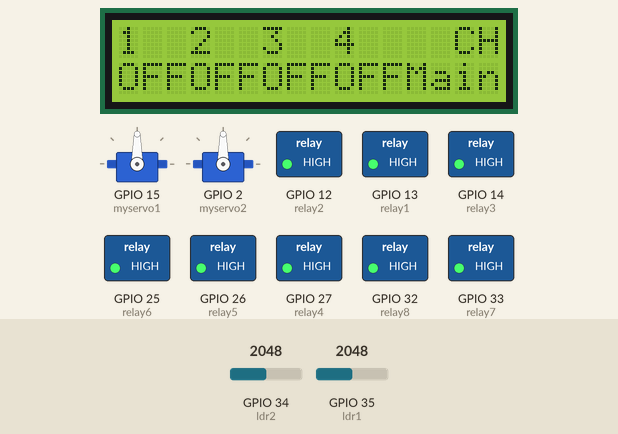
Recording of a sketch running on a simulated ESP32. On the bench: 2 × servo, 16×2 character LCD, switched loads named in the sketch (green lamp = pin HIGH). The test bench sets the inputs (shaded band); at power-on: GPIO 34 (ldr2) = 2048, GPIO 35 (ldr1) = 2048. WiFi joins after 1.5 s; servers stay silent unless stated.

Above: at 3.2 s.
3.3 s: GPIO 34 (ldr2) set to 2110
At 4.22 s:
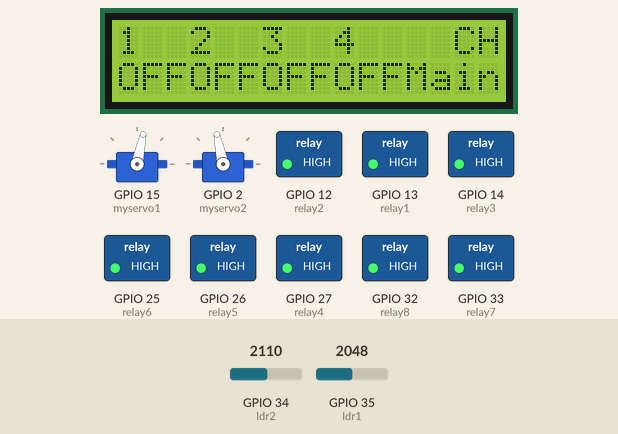
5.7 s: GPIO 35 (ldr1) set to 2125
At 5.7 s:
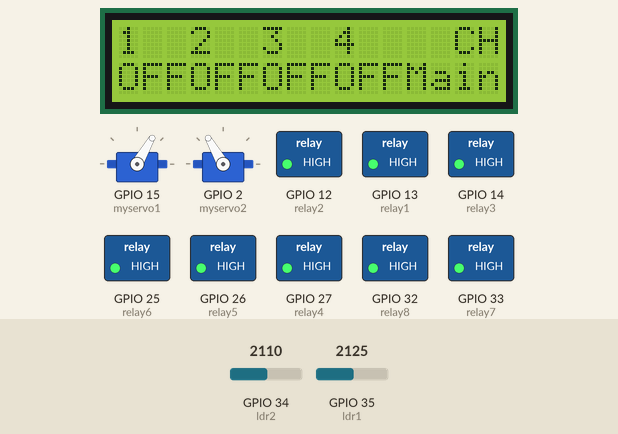
7.2 s: GPIO 35 (ldr1) set to 2047
At 8.11 s:
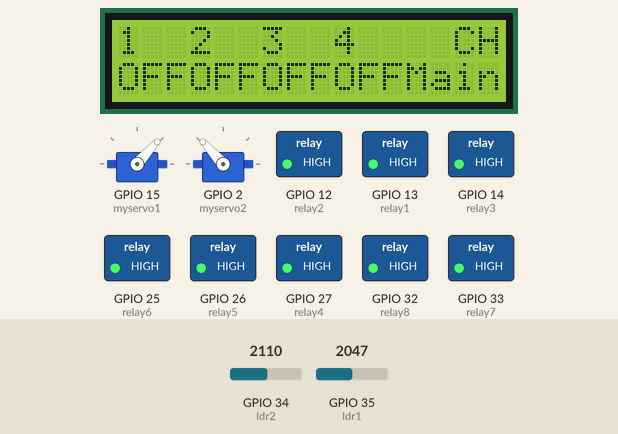
8.9 s: GPIO 35 (ldr1) set to 2866
10.8 s: GPIO 34 (ldr2) set to 2782
13.8 s: GPIO 34 (ldr2) set to 2883
At 13.8 s:
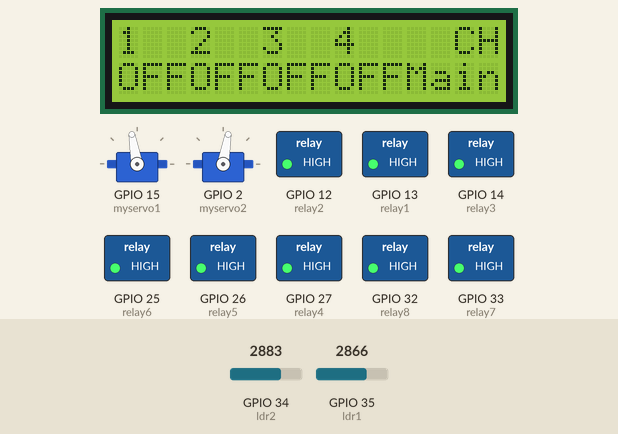
Timing chart, 0 to 16.3 s (numbered marks = the images above; inputs shaded):
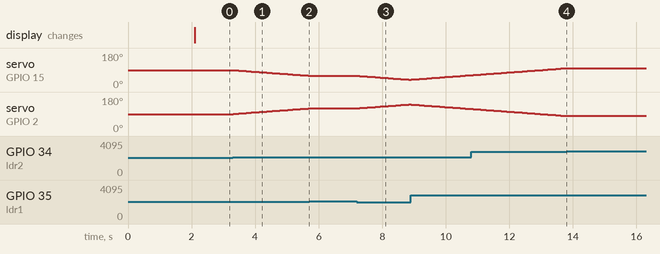

The sketch:

LCDwithHASP.ino
```cpp
//Include the library files

#define BLYNK_TEMPLATE_ID "TMPLE0it4KBl"
#define BLYNK_TEMPLATE_NAME "home automation"
#define BLYNK_AUTH_TOKEN "UfG9NC4xwyHJOhOsNsGGjq9bXHv2Pv_y"
#define BLYNK_PRINT Serial

#include <WiFi.h>
#include <WiFiClient.h>
#include <BlynkSimpleEsp32.h>
#include "LiquidCrystal_I2C.h"
#include <ESP32Servo.h> //includes the servo library

Servo myservo1;
Servo myservo2;

char auth[] = BLYNK_AUTH_TOKEN;
char ssid[] = "Hauto";
char pass[] = "hauto123";

BlynkTimer timer;

LiquidCrystal_I2C lcd(0x27,16,2);


#define ldr1 35 // set ldr 1 Analog input pin of East ldr as an integer
#define ldr2 34 // set ldr 2 Analog input pin of West ldr as an integer

//Define the relay pins
#define relay1 13
#define relay2 12
#define relay3 14
#define relay4 27
#define relay5 26
#define relay6 25
#define relay7 33
#define relay8 32

#define button1_vpin    V0
#define button2_vpin    V1
#define button3_vpin    V2
#define button4_vpin    V3
#define button5_vpin    V4
#define button6_vpin    V5
int pos2 = 90; // initial position of the Horizontal movement controlling servo motor
int pos1 = 90; // initial position of the Horizontal movement controlling servo motor
int tolerance = 30; // allowable tolerance setting - so solar servo motor isn't constantly in motion

bool value1;
bool value2;
bool value3;
bool value4;
bool value5;
bool value6;
// #define button7_vpin    V6
// #define button8_vpin    V7

// Get the button values
// BLYNK_WRITE(V0) {
//   bool value0 = param.asInt();
//   // Check these values and turn the relay1 ON and OFF
//   if (value0 == 1) {
//     digitalWrite(relay1, LOW);
//   } else {
//     digitalWrite(relay1, HIGH);
//   }
// }

//Change the virtual pins according the rooms

//------------------------------------------------------------------------------
// This function is called every time the device is connected to the Blynk.Cloud
// Request the latest state from the server
BLYNK_CONNECTED() {
  Blynk.syncVirtual(button1_vpin);
  Blynk.syncVirtual(button2_vpin);
  Blynk.syncVirtual(button3_vpin);
  Blynk.syncVirtual(button4_vpin);
  Blynk.syncVirtual(button5_vpin);
  Blynk.syncVirtual(button6_vpin);
  // Blynk.syncVirtual(button7_vpin);
  // Blynk.syncVirtual(button0_vpin);
}

//Get the button values
BLYNK_WRITE(button1_vpin) {
   value1 = param.asInt();
  // Check these values and turn the relay2 ON and OFF
  if (value1 == 1) {
    digitalWrite(relay1, LOW);
    digitalWrite(relay2, LOW);
  } else {
    digitalWrite(relay1, HIGH);
    digitalWrite(relay2, HIGH);
  }
}
//Get the button values
BLYNK_WRITE(button2_vpin) {
  value2 = param.asInt();
  // Check these values and turn the relay2 ON and OFF
  if (value2 == 1) {
    digitalWrite(relay3, LOW);
    digitalWrite(relay4, LOW);
  } else {
    digitalWrite(relay3, HIGH);
    digitalWrite(relay4, HIGH);
  }
}
//Get the button values
BLYNK_WRITE(button3_vpin) {
  value3 = param.asInt();
  // Check these values and turn the relay3 ON and OFF
  if (value3 == 1) {
    digitalWrite(relay5, LOW);
  } else {
    digitalWrite(relay5, HIGH);
  }
}
//Get the button values
BLYNK_WRITE(button4_vpin) {
   value4 = param.asInt();
  // Check these values and turn the relay4 ON and OFF
  if (value4 == 1) {
    digitalWrite(relay6, LOW);
  } else {
    digitalWrite(relay6, HIGH);
  }
}
//Get the button values
BLYNK_WRITE(button5_vpin) {
   value5 = param.asInt();
  // Check these values and turn the relay5 ON and OFF
  if (value5 == 1) {
    digitalWrite(relay7, LOW);
  } else {
    digitalWrite(relay7, HIGH);
  }
}
//Get the button values
BLYNK_WRITE(button6_vpin) {
  value6 = param.asInt();
  // Check these values and turn the relay6 ON and OFF
  if (value6 == 1) {
    digitalWrite(relay8, LOW);
  } else {
    digitalWrite(relay8, HIGH);
  }
}
//Get the button values
// BLYNK_WRITE(button7_vpin) {
//   bool value7 = param.asInt();
//   // Check these values and turn the relay7 ON and OFF
//   if (value7 == 1) {
//     digitalWrite(relay7, LOW);
//   } else {
//     digitalWrite(relay7, HIGH);
//   }
// }
// //Get the button values
// BLYNK_WRITE(button8_vpin) {
//   bool value8 = param.asInt();
//   // Check these values and turn the relay8 ON and OFF
//   if (value8 == 1) {
//     digitalWrite(relay8, LOW);
//   } else {
//     digitalWrite(relay8, HIGH);
//   }
// }

void setup() {
  //Set the relay pins as output pins
  pinMode(relay1, OUTPUT);
  pinMode(relay2, OUTPUT);
  pinMode(relay3, OUTPUT);
  pinMode(relay4, OUTPUT);
  pinMode(relay5, OUTPUT);
  pinMode(relay6, OUTPUT);
  pinMode(relay7, OUTPUT);
  pinMode(relay8, OUTPUT);

  // Turn OFF the relay
  digitalWrite(relay1, HIGH);
  digitalWrite(relay2, HIGH);
  digitalWrite(relay3, HIGH);
  digitalWrite(relay4, HIGH);
  digitalWrite(relay5, HIGH);
  digitalWrite(relay6, HIGH);
  digitalWrite(relay7, HIGH);
  digitalWrite(relay8, HIGH);
  myservo1.attach(15); // attaches the servo on digital pin 13 to the horizontal movement servo motor
  myservo2.attach(2); // attaches the servo on digital pin 12 to the horizontal movement servo motor
  pinMode(ldr1, INPUT); //set East ldr pin as an input
  pinMode(ldr2, INPUT); //set West ldr pin as an input
  myservo1.write(pos1); // write the starting position of the horizontal movement servo motor
  myservo2.write(pos2);
  // Serial.begin(9600); // write the starting position of the horizontal movement servo motor
  // delay(10); // 1 second delay to allow the solar panel to move to its staring position before comencing solar tracking


  lcd.init();
  lcd.backlight();
  lcd.clear();

  //Initialize the Blynk library
  Blynk.begin(auth, ssid, pass, "blynk.cloud", 80);
  delay(200);
}

void loop() {
  //Run the Blynk library
  Blynk.run();
  timer.run();
  if(value1==0||value1==1||value2==0||value2==1||value3==0||value3==1||value4==0||value4==1||value5==0||value5==1||value6==0||value6==1)
  {
    lcd.setCursor(0,0);
    lcd.print("1");
    lcd.setCursor(3,0);
    lcd.print("2");
    lcd.setCursor(6,0);
    lcd.print("3");
    lcd.setCursor(9,0);
    lcd.print("4");
    // if(value1==1||value1==0){
    if(value1==1){
    lcd.setCursor(14,0);
    lcd.print("SP");
    }
    else if(value1==0){
    lcd.setCursor(14,0);
    lcd.print("CH");
    }
    // }
    // else if(value2==1||value2==0){
    lcd.setCursor(12,1);
    if(value2==1){
    lcd.setCursor(12,1);
    lcd.print("M->C");
    }
    else if(value2==0){
    lcd.setCursor(12,1);
    lcd.print("Main");
    }
    // }
    // else if(value3==1||value3==0){
    lcd.setCursor(0,1);
    if(value3==1){
    lcd.print("ON ");
    }
    else if(value3==0){
    lcd.setCursor(0,1);
    lcd.print("OFF");
    }
    // }
    // else if(value4==1||value4==0){
    if(value4==1){
    lcd.setCursor(3,1);
    lcd.print("ON ");
    }
    else if(value4==0){
    lcd.setCursor(3,1);
    lcd.print("OFF");
    }
    // }
    // else if(value5==1||value5==0){
    if(value5==1){
    lcd.setCursor(6,1);
    lcd.print("ON ");
    }
    else if(value5==0){
    lcd.setCursor(6,1);
    lcd.print("OFF");
    }
    // }
    // else if(value6==1||value6==0){
    if(value6==1){
    lcd.setCursor(9,1);
    lcd.print("ON ");
    }
    else if(value6==0){
    lcd.setCursor(9,1);
    lcd.print("OFF");
    }
    // }
  }
    int val1 = analogRead(ldr1); // read the value of ldr 1
      // Serial.println(val1);
    int val2 = analogRead(ldr2); // read the value of ldr 2
          // Serial.println(val2);
    if((abs(val1 - val2) <= tolerance) || (abs(val2 - val1) <= tolerance)) {
    //no servo motor horizontal movement will take place if the ldr value is within the allowable tolerance
    }else {
    if(val1 > val2) // if ldr1 senses more light than ldr2
    {
    pos1 = pos1+1; // decrement the 90 degree poistion of the horizontal servo motor - this will move the panel position Eastward
    pos2 = pos2-1; // decrement the 90 degree poistion of the horizontal servo motor - this will move the panel position Eastward
    }
    if(val1 < val2) // if ldr2 senses more light than ldr1
    {
    pos1 = pos1-1; // increment the 90 degree position of the horizontal motor - this will move the panel position Westward
    pos2 = pos2+1; // increment the 90 degree position of the horizontal motor - this will move the panel position Westward
    }
    }

    if(pos1 > 180) {pos1 = 180;} // reset the horizontal postion of the motor to 180 if it tries to move past this point
    if(pos2 > 180) {pos2 = 180;} // reset the horizontal postion of the motor to 180 if it tries to move past this point
    if(pos1 < 0) {pos1 = 0;} // reset the horizontal position of the motor to 0 if it tries to move past this point
    if(pos2 < 0) {pos2 = 0;} // reset the horizontal position of the motor to 0 if it tries to move past this point
    myservo1.write(pos1); // write the starting position to the horizontal motor
    myservo2.write(pos2); // write the starting position to the horizontal motor
    delay(50);
}
```

Measured:
- the behaviour switches between 2078 and 2079 on GPIO 34 (ldr2) (found by bisection; images 0 and 1)
- the behaviour switches between 2079 and 2080 on GPIO 35 (ldr1) (found by bisection; images 1 and 2)
- the behaviour switches between 2835 and 2836 on GPIO 34 (ldr2) (found by bisection; images 3 and 4)
- after the input at 3.3 s, servo on GPIO 15 (myservo1): moves from 90° to 60° over 2.4 s, starting at once; servo on GPIO 2 (myservo2): moves from 90° to 120° over 2.4 s, starting at once
- after the input at 5.7 s, servo on GPIO 15 (myservo1): stays 60° (without the input it goes to 59° after 0.05 s); servo on GPIO 2 (myservo2): stays 120° (without the input it goes to 121° after 0.05 s)
- after the input at 7.2 s, servo on GPIO 15 (myservo1): moves from 60° to 39° over 1.6 s, starting at once; servo on GPIO 2 (myservo2): moves from 120° to 141° over 1.6 s, starting at once
- after the input at 13.8 s, servo on GPIO 15 (myservo1): stays 100° (without the input it goes to 101° after 0.06 s); servo on GPIO 2 (myservo2): stays 80° (without the input it goes to 79° after 0.06 s)
